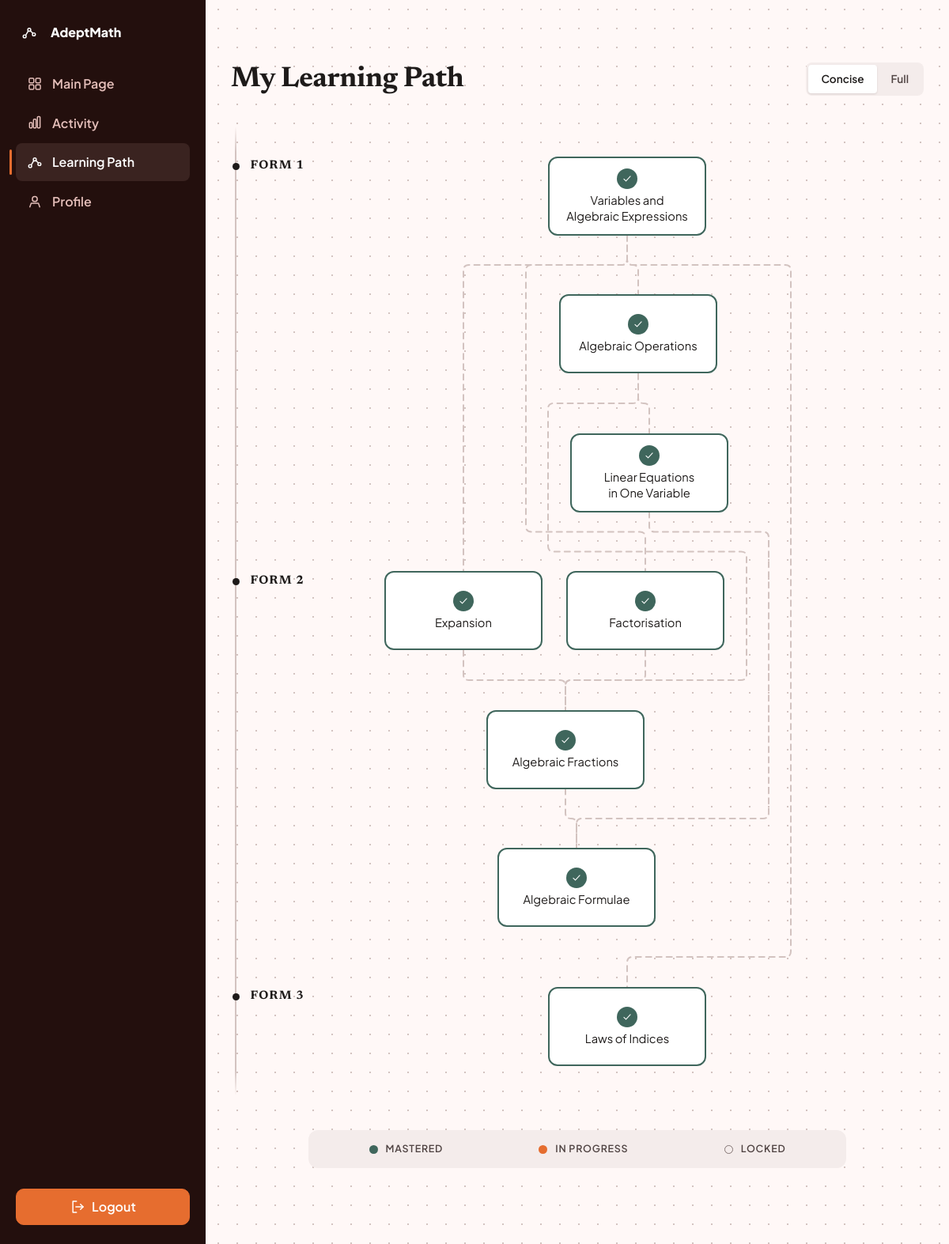
Page /learning-path/ (signed in) on the committed database.
### curriculum/models.py (models this page shows, shortened)
class MicroSkill(models.Model):
    macro_domain = models.ForeignKey(
        MacroDomain, on_delete=models.CASCADE, related_name="micro_skills"
    )
    title = models.CharField(max_length=150)
    slug = models.SlugField(max_length=170, unique=True, blank=True)
    form_level = models.IntegerField(choices=FormLevel.choices, default=FormLevel.FORM_1)
    short_description = models.CharField(
        max_length=255,
        help_text="One plain-language sentence shown on cards.",
        blank=True,
    )
    prerequisites = models.ManyToManyField(
        "self", symmetrical=False, blank=True, related_name="unlocks"
    )
    order = models.PositiveIntegerField(
        default=0, help_text="Position within the learning path."
    )
    is_active = models.BooleanField(default=True)
    bkt_p_init = models.FloatField(
        default=0.4377, help_text="P(skill already known before any practice)."
    )
    bkt_p_transit = models.FloatField(
        default=0.1150, help_text="P(learning the skill on one opportunity)."
    )
    bkt_p_slip = models.FloatField(
        default=0.2273, help_text="P(answering wrong despite knowing the skill)."
    )
    bkt_p_guess = models.FloatField(
        default=0.3588, help_text="P(answering right without knowing the skill)."
    )
    bkt_fitted_at = models.DateTimeField(
        null=True, blank=True,
        help_text="When these parameters were last re-estimated from this "
                  "deployment's own attempts. Empty means they are the pooled "
                  "training fit, which is the normal case.",
    )
    bkt_fit_attempts = models.PositiveIntegerField(
        default=0,
        help_text="How many attempts the current parameters were estimated from.",
    )
    class Meta:
        ordering = ["form_level", "order", "title"]

### learning/views.py (the view)
# urls.py: path("learning-path/", views.learning_path, name="learning_path"),
@login_required
def learning_path(request):
    if request.user.is_teacher:
        return redirect("classes:teacher_dashboard")
    student = request.user
    rows = _skill_rows(student)
    full = request.GET.get("view") == "full"
    shown = [r for r in rows if not r["hidden"]] if full else _concise_rows(rows)
    diagram = graph.build_graph(shown)
    by_slug = {r["skill"].slug: r for r in shown}
    for edge in diagram["edges"]:
        ends = (by_slug.get(edge["source"]), by_slug.get(edge["target"]))
        edge["locked"] = any(row and row["state"] == "locked" for row in ends)
    return render(
        request,
        "student/learning_path.html",
        {"graph": diagram, "full": full},
    )

### accounts/context_processors.py (called while the page is built)
def role_flags(request):
    user = getattr(request, "user", None)
    if user is not None and user.is_authenticated:
        return {"is_teacher": user.is_teacher, "is_student": user.is_student}
    return {"is_teacher": False, "is_student": False}

### accounts/models.py (called while the page is built)
    @property
    def is_student(self):
        return self.role == self.Role.STUDENT

    @property
    def is_teacher(self):
        return self.role == self.Role.TEACHER

### curriculum/graph.py (called while the page is built)
def in_prerequisite_order(skill_rows):
    rows_by_id = {r["skill"].id: r for r in skill_rows}
    prereqs = {
        skill_id: [p.id for p in r["skill"].prerequisites.all() if p.id in rows_by_id]
        for skill_id, r in rows_by_id.items()
    }
    return [rows_by_id[i] for i in _topological(list(rows_by_id), prereqs)]

def _assign_rows(rows_by_id, prereqs):
    row_of = {}
    offset = 0
    forms = sorted({r["skill"].form_level for r in rows_by_id.values()})
    for form in forms:
        ids = [i for i, r in rows_by_id.items() if r["skill"].form_level == form]
        highest = offset
        for skill_id in _topological(ids, prereqs):
            parent_rows = [row_of[p] for p in prereqs[skill_id] if p in row_of]
            row = max([offset] + [r + 1 for r in parent_rows])
            row_of[skill_id] = row
            highest = max(highest, row)
        offset = highest + 1
    return row_of

def _topological(ids, prereqs):
    remaining = set(ids)
    ordered = []
    while remaining:
        ready = sorted(i for i in remaining if not any(p in remaining for p in prereqs[i]))
        if not ready:
            ordered.extend(sorted(remaining))
            break
        ordered.extend(ready)
        remaining -= set(ready)
    return ordered

def _links(rows_by_id, prereqs, row_of):
    links = []
    for skill_id, parents in prereqs.items():
        for parent_id in parents:
            links.append(
                {
                    "key": f"{rows_by_id[parent_id]['skill'].slug}~{rows_by_id[skill_id]['skill'].slug}",
                    "source": parent_id,
                    "target": skill_id,
                    "top": row_of[parent_id],
                    "bottom": row_of[skill_id],
                }
            )
    return sorted(links, key=lambda link: (link["top"], link["bottom"], link["key"]))

def _reverse_feeds(feeds):
    below = defaultdict(list)
    for item, sources in feeds.items():
        for source in sources:
            below[source].append(item)
    return below

### templates/student/learning_path.html (shortened to what this page needs)
{% extends "base.html" %}
{% load static asset_tags %}
{% block body_class %}is-path{% endblock %}
{% block content %}
<div class="container-mp page path-page">
  <div class="path-head">
    <div>
      <h1>My Learning Path</h1>
    </div>
    <div class="path-modes" role="group" aria-label="How much of the path to show">
      <a class="path-mode {% if not full %}active{% endif %}" href="?">Concise</a>
      <a class="path-mode {% if full %}active{% endif %}" href="?view=full">Full</a>
    </div>
  </div>
  <div class="path-body">
    <div class="path-rail" style="height:{{ graph.height }}px">
      {% for band in graph.bands %}
        <div class="path-form-section" style="height:{{ band.height }}px">
          <span class="path-form-mark" style="padding-top:{{ band.offset }}px">
            <span class="path-form-dot" aria-hidden="true"></span>
            <span class="path-form-label">{{ band.label }}</span>
          </span>
        </div>
      {% endfor %}
    </div>
    <div class="path-scroll" style="height:{{ graph.height }}px">
      <div class="path-canvas" style="width:{{ graph.width }}px; height:{{ graph.height }}px">
        {% for node in graph.nodes %}
          {% include "components/path_node.html" with row=node %}
        {% endfor %}
      </div>
    </div>
  </div>
  <div class="path-legend">
    <span class="path-legend-item"><span class="path-legend-dot is-mastered"></span> Mastered</span>
    <span class="path-legend-item"><span class="path-legend-dot is-progress"></span> In progress</span>
    <span class="path-legend-item"><span class="path-legend-dot is-locked"></span> Locked</span>
  </div>
</div>
{% endblock %}

### templates/components/path_node.html (shortened to what this page needs)
{% if row.state == 'locked' %}
  <div class="path-node state-locked" style="left:{{ row.left }}px; top:{{ row.top }}px"
       data-skill="{{ row.skill.slug }}"
       title="Locked — master {% for p in row.unmet %}{{ p.title }}{% if not forloop.last %} and {% endif %}{% endfor %} first.">
    <span class="path-node-mark">{% include "components/icon.html" with name="lock" cls="mp-icon-sm" %}</span>
    <span class="path-node-title">{{ row.skill.title }}</span>
  </div>
{% else %}
  <a class="path-node state-{{ row.state }}" style="left:{{ row.left }}px; top:{{ row.top }}px"
     data-skill="{{ row.skill.slug }}"
     href="{% url 'learning:skill_detail' row.skill.slug %}">
    <span class="path-node-mark">
    </span>
    <span class="path-node-title">{{ row.skill.title }}</span>
  </a>
{% endif %}

### rows in the picture
MicroSkill: skill "Variables and Algebraic Expressions"
MicroSkill: skill "Algebraic Operations"
MicroSkill: skill "Linear Equations in One Variable"
MicroSkill: skill "Expansion"
MicroSkill: skill "Factorisation"
MicroSkill: skill "Algebraic Fractions"
MicroSkill: skill "Algebraic Formulae"
MicroSkill: skill "Laws of Indices"

### other values in the picture
{{ band.label }} "FORM 1" "FORM 2" "FORM 3"
